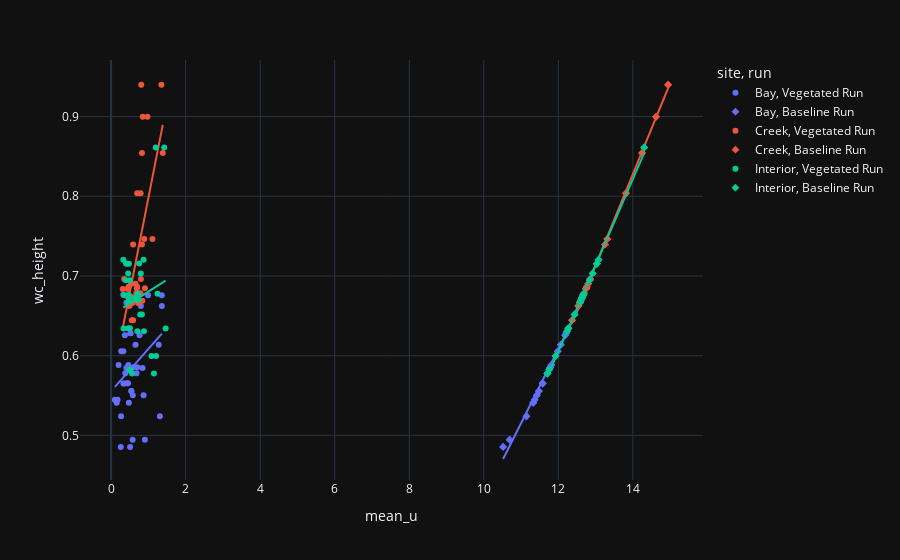

Write notebook code for a chart like this one.
### Code cell
fig = px.scatter(dff, x='mean_u', y='wc_height', trendline='ols', symbol='run', color='site', template='plotly_dark')
fig.update_layout(
    autosize=True,)
fig.show()
